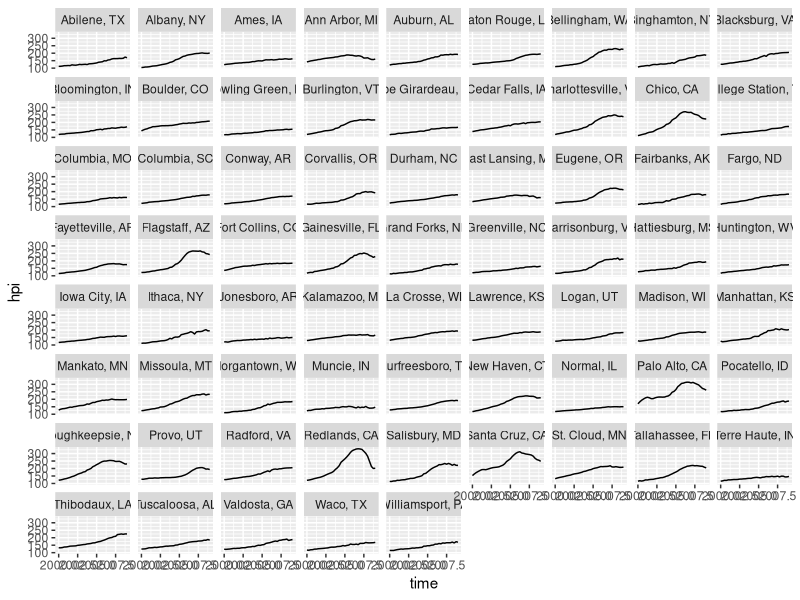

Recreate this plot in R. (Note: this script raises an error after producing the figure.)
library(ggplot2)
options(stringsAsFactors = FALSE)


# Helper functions ----------------------------------------------------------
savePlot <- function(..., plot= TRUE, big = TRUE)
{
nameOfPlot <- substitute(...)
nameOfPlot <- gsub("_", "-", nameOfPlot)

  dir.create("exports/", showWarnings = FALSE)

  cat("\nPrinting plot ", nameOfPlot,".pdf in folder 'exports'", sep ="")
  if(plot)
    if(big)
      ggsave(..., file=paste("exports/", nameOfPlot,"_BIG.pdf",sep = "", collapse = ""), width=20, height=15)    
    else
      ggsave(..., file=paste("exports/", nameOfPlot,".pdf",sep = "", collapse = ""), width=8, height=6)
  else
    cat("\nJust Kidding!!!\n")
  cat("\n")
}
index <- function(x) x / x[1]



#-----------------------------------------------------------------------------

hpi<- read.csv("../fhfa-house-price-index/fhfa-house-price-index-msa.csv")
both<- read.csv("college-hpi.csv")

hpi$time <- hpi$year + (hpi$quarter - 1) / 4
hpi$city_state <- paste(hpi$city, hpi$state, sep = ", ")

hpi_by_citystate <- qplot(x=time, y=hpi,data=both, facets=~city_state, geom="line")
savePlot(hpi_by_citystate)

# I'd suggest plotting all cities facetted by state, with an overlaid average for each state (so you can see if they were better or worse off)

hpi <- ddply(hpi, c("state", "time"), transform, state_mean = mean(hpi), .progress = "text")


both <- merge(both, unique(hpi[, c("state", "time", "state_mean") ]))



hpi_by_state <- qplot(x=time, y=hpi,data=both, group = city_state, facets=~state, geom="line") + geom_line(aes(y = state_mean), colour = I("red"))

hpiCA <- qplot(x=time, y=hpi,data=hpi[hpi$state == "CA", ], group = city_state, facets=~state, geom="line") + geom_line(aes(y = state_mean), colour = I("red")) + geom_line(data = both[both$state == "CA", ] , colour = I("blue"))

#Makes a plot of each state with the cities, mean, and college towns.
#pdf("exports/all-states.pdf", width = 16, height = 12)
#  for(i in unique(both$state))
#    print(qplot(x=time, y=hpi,data=hpi[hpi$state == i, ], group = city_state, facets=~state, geom="line") + geom_line(aes(y = state_mean), colour = I("red")) + geom_line(data = both[both$state == i, ] , colour = I("blue")))
#dev.off()


# Make a super data set that contains the state mean, each city's hpi and the college towns.  Fun!
types <- c("Cities", "College Towns", "Mean of All Cities")

d <- hpi[nchar(hpi$state) < 3 & hpi$state %in% both$state , ]

m <- d[, c("state", "time", "state_mean", "city_state")]
m$Type <- rep(types[3], nrow(m))
m$city_state <- paste("b",m$state, sep = "") # helps with order (2nd)
names(m) <- c("state", "time", "hpi", "city_state", "Type")
m <- unique(m)


d <- d[, c("state", "time", "hpi", "city_state") ]
d$Type <- rep(types[1], nrow(d))
d$city_state <- paste("a",d$city_state, sep = "") # helps with order (1st)


b <- both[, c("state", "time", "hpi", "city_state") ]
b$Type <- rep(types[2], nrow(both))
b$city_state <- paste("c",b$city_state, sep = "") # helps with order (3rd)

data <- rbind( d, m, b)

data$Type <- factor(data$Type, levels = types)
  
hpi_All_States <- qplot(
    x = time, 
    y = hpi, 
    data = data, 
    colour = Type, 
    group = city_state, 
    facets = ~ state, 
    geom = "line", 
    log = "y",
    main = "Housing Price Index\nComparison for College Towns",
    ylab = "log(Housing Price Index)",
    xlab = "Time"
  ) + 
  scale_colour_manual( 
    breaks = types, 
    values = c(
      "Cities" = "black", 
      "College Towns" = "green", 
      "Mean of All Cities" = "red"
    )
  ) 
  
savePlot(hpi_All_States)




